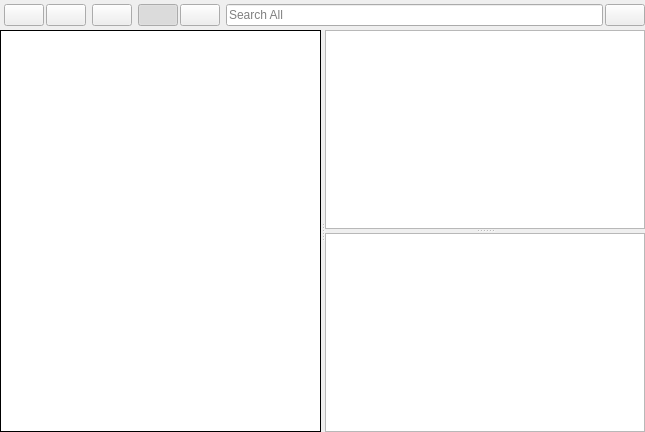
<?xml version="1.0" encoding="UTF-8"?>
<ui version="4.0">
 <class>LibraryView</class>
 <widget class="QWidget" name="LibraryView">
  <property name="geometry">
   <rect>
    <x>0</x>
    <y>0</y>
    <width>645</width>
    <height>432</height>
   </rect>
  </property>
  <property name="windowTitle">
   <string>Form</string>
  </property>
  <layout class="QGridLayout" name="gridLayout">
   <property name="leftMargin">
    <number>0</number>
   </property>
   <property name="topMargin">
    <number>4</number>
   </property>
   <property name="rightMargin">
    <number>0</number>
   </property>
   <property name="bottomMargin">
    <number>0</number>
   </property>
   <property name="horizontalSpacing">
    <number>2</number>
   </property>
   <property name="verticalSpacing">
    <number>4</number>
   </property>
   <item row="0" column="8">
    <widget class="QPushButton" name="listViewButton">
     <property name="toolTip">
      <string>View as List</string>
     </property>
     <property name="text">
      <string/>
     </property>
     <property name="icon">
      <iconset resource="App.qrc">
       <normaloff>:/App/Resources/Icons/view_as_list.ico</normaloff>:/App/Resources/Icons/view_as_list.ico</iconset>
     </property>
     <property name="iconSize">
      <size>
       <width>24</width>
       <height>24</height>
      </size>
     </property>
     <property name="checkable">
      <bool>true</bool>
     </property>
     <property name="checked">
      <bool>false</bool>
     </property>
    </widget>
   </item>
   <item row="0" column="7">
    <widget class="QPushButton" name="iconViewButton">
     <property name="toolTip">
      <string>View as Icons</string>
     </property>
     <property name="text">
      <string/>
     </property>
     <property name="icon">
      <iconset resource="App.qrc">
       <normaloff>:/App/Resources/Icons/view_as_icons.ico</normaloff>:/App/Resources/Icons/view_as_icons.ico</iconset>
     </property>
     <property name="iconSize">
      <size>
       <width>24</width>
       <height>24</height>
      </size>
     </property>
     <property name="checkable">
      <bool>true</bool>
     </property>
     <property name="checked">
      <bool>true</bool>
     </property>
    </widget>
   </item>
   <item row="0" column="10">
    <widget class="QLineEdit" name="lineEdit">
     <property name="maxLength">
      <number>512</number>
     </property>
     <property name="placeholderText">
      <string>Search All</string>
     </property>
    </widget>
   </item>
   <item row="0" column="0">
    <spacer name="horizontalSpacer">
     <property name="orientation">
      <enum>Qt::Horizontal</enum>
     </property>
     <property name="sizeType">
      <enum>QSizePolicy::Fixed</enum>
     </property>
     <property name="sizeHint" stdset="0">
      <size>
       <width>0</width>
       <height>20</height>
      </size>
     </property>
    </spacer>
   </item>
   <item row="0" column="11">
    <widget class="QPushButton" name="closeButton">
     <property name="toolTip">
      <string>Close</string>
     </property>
     <property name="text">
      <string/>
     </property>
     <property name="icon">
      <iconset resource="App.qrc">
       <normaloff>:/App/Resources/Icons/close.ico</normaloff>:/App/Resources/Icons/close.ico</iconset>
     </property>
     <property name="iconSize">
      <size>
       <width>24</width>
       <height>24</height>
      </size>
     </property>
    </widget>
   </item>
   <item row="0" column="4">
    <spacer name="horizontalSpacer_2">
     <property name="orientation">
      <enum>Qt::Horizontal</enum>
     </property>
     <property name="sizeType">
      <enum>QSizePolicy::Fixed</enum>
     </property>
     <property name="sizeHint" stdset="0">
      <size>
       <width>2</width>
       <height>20</height>
      </size>
     </property>
    </spacer>
   </item>
   <item row="0" column="9">
    <spacer name="horizontalSpacer_4">
     <property name="orientation">
      <enum>Qt::Horizontal</enum>
     </property>
     <property name="sizeType">
      <enum>QSizePolicy::Fixed</enum>
     </property>
     <property name="sizeHint" stdset="0">
      <size>
       <width>2</width>
       <height>20</height>
      </size>
     </property>
    </spacer>
   </item>
   <item row="0" column="6">
    <spacer name="horizontalSpacer_3">
     <property name="orientation">
      <enum>Qt::Horizontal</enum>
     </property>
     <property name="sizeType">
      <enum>QSizePolicy::Fixed</enum>
     </property>
     <property name="sizeHint" stdset="0">
      <size>
       <width>2</width>
       <height>20</height>
      </size>
     </property>
    </spacer>
   </item>
   <item row="0" column="2">
    <widget class="QPushButton" name="newFolderButton">
     <property name="toolTip">
      <string>Add Folder</string>
     </property>
     <property name="statusTip">
      <string/>
     </property>
     <property name="text">
      <string/>
     </property>
     <property name="icon">
      <iconset resource="App.qrc">
       <normaloff>:/App/Resources/Icons/folder_add.ico</normaloff>:/App/Resources/Icons/folder_add.ico</iconset>
     </property>
     <property name="iconSize">
      <size>
       <width>24</width>
       <height>24</height>
      </size>
     </property>
    </widget>
   </item>
   <item row="0" column="3">
    <widget class="QPushButton" name="deleteButton">
     <property name="toolTip">
      <string>Delete Item</string>
     </property>
     <property name="text">
      <string/>
     </property>
     <property name="icon">
      <iconset resource="App.qrc">
       <normaloff>:/App/Resources/Icons/delete.ico</normaloff>:/App/Resources/Icons/delete.ico</iconset>
     </property>
     <property name="iconSize">
      <size>
       <width>24</width>
       <height>24</height>
      </size>
     </property>
    </widget>
   </item>
   <item row="0" column="5">
    <widget class="QPushButton" name="pendingButton">
     <property name="toolTip">
      <string>Pending Downloads</string>
     </property>
     <property name="text">
      <string/>
     </property>
     <property name="icon">
      <iconset resource="App.qrc">
       <normaloff>:/App/Resources/Icons/pending.ico</normaloff>:/App/Resources/Icons/pending.ico</iconset>
     </property>
     <property name="iconSize">
      <size>
       <width>24</width>
       <height>24</height>
      </size>
     </property>
    </widget>
   </item>
   <item row="1" column="0" colspan="12">
    <widget class="QSplitter" name="splitter">
     <property name="orientation">
      <enum>Qt::Horizontal</enum>
     </property>
     <property name="childrenCollapsible">
      <bool>false</bool>
     </property>
     <widget class="QTreeWidget" name="treeWidget">
      <property name="minimumSize">
       <size>
        <width>100</width>
        <height>0</height>
       </size>
      </property>
      <property name="contextMenuPolicy">
       <enum>Qt::CustomContextMenu</enum>
      </property>
      <property name="frameShape">
       <enum>QFrame::Box</enum>
      </property>
      <property name="frameShadow">
       <enum>QFrame::Plain</enum>
      </property>
      <property name="editTriggers">
       <set>QAbstractItemView::EditKeyPressed|QAbstractItemView::SelectedClicked</set>
      </property>
      <property name="rootIsDecorated">
       <bool>true</bool>
      </property>
      <property name="allColumnsShowFocus">
       <bool>true</bool>
      </property>
      <property name="headerHidden">
       <bool>true</bool>
      </property>
      <property name="columnCount">
       <number>1</number>
      </property>
      <column>
       <property name="text">
        <string notr="true">1</string>
       </property>
      </column>
     </widget>
     <widget class="QWidget" name="rightView" native="true">
      <property name="sizePolicy">
       <sizepolicy hsizetype="Expanding" vsizetype="Expanding">
        <horstretch>0</horstretch>
        <verstretch>0</verstretch>
       </sizepolicy>
      </property>
      <property name="minimumSize">
       <size>
        <width>100</width>
        <height>0</height>
       </size>
      </property>
      <layout class="QVBoxLayout" name="verticalLayout">
       <property name="spacing">
        <number>0</number>
       </property>
       <property name="leftMargin">
        <number>0</number>
       </property>
       <property name="topMargin">
        <number>0</number>
       </property>
       <property name="rightMargin">
        <number>0</number>
       </property>
       <property name="bottomMargin">
        <number>0</number>
       </property>
       <item>
        <widget class="QSplitter" name="viewSplitter">
         <property name="orientation">
          <enum>Qt::Vertical</enum>
         </property>
         <widget class="QListView" name="iconView">
          <property name="minimumSize">
           <size>
            <width>100</width>
            <height>0</height>
           </size>
          </property>
          <property name="contextMenuPolicy">
           <enum>Qt::CustomContextMenu</enum>
          </property>
          <property name="statusTip">
           <string notr="true"/>
          </property>
          <property name="editTriggers">
           <set>QAbstractItemView::DoubleClicked|QAbstractItemView::EditKeyPressed|QAbstractItemView::SelectedClicked</set>
          </property>
          <property name="iconSize">
           <size>
            <width>100</width>
            <height>100</height>
           </size>
          </property>
          <property name="flow">
           <enum>QListView::LeftToRight</enum>
          </property>
          <property name="isWrapping" stdset="0">
           <bool>true</bool>
          </property>
          <property name="resizeMode">
           <enum>QListView::Adjust</enum>
          </property>
          <property name="layoutMode">
           <enum>QListView::Batched</enum>
          </property>
          <property name="viewMode">
           <enum>QListView::IconMode</enum>
          </property>
          <property name="wordWrap">
           <bool>true</bool>
          </property>
         </widget>
         <widget class="QTreeView" name="listView">
          <property name="minimumSize">
           <size>
            <width>100</width>
            <height>0</height>
           </size>
          </property>
          <property name="contextMenuPolicy">
           <enum>Qt::CustomContextMenu</enum>
          </property>
          <property name="statusTip">
           <string notr="true"/>
          </property>
          <property name="editTriggers">
           <set>QAbstractItemView::EditKeyPressed|QAbstractItemView::SelectedClicked</set>
          </property>
          <property name="indentation">
           <number>0</number>
          </property>
          <property name="rootIsDecorated">
           <bool>false</bool>
          </property>
          <property name="itemsExpandable">
           <bool>false</bool>
          </property>
          <property name="sortingEnabled">
           <bool>true</bool>
          </property>
          <property name="allColumnsShowFocus">
           <bool>true</bool>
          </property>
          <property name="expandsOnDoubleClick">
           <bool>false</bool>
          </property>
          <attribute name="headerDefaultSectionSize">
           <number>150</number>
          </attribute>
          <attribute name="headerShowSortIndicator" stdset="0">
           <bool>true</bool>
          </attribute>
          <attribute name="headerStretchLastSection">
           <bool>false</bool>
          </attribute>
         </widget>
        </widget>
       </item>
      </layout>
     </widget>
    </widget>
   </item>
  </layout>
 </widget>
 <resources>
  <include location="App.qrc"/>
 </resources>
 <connections/>
</ui>
